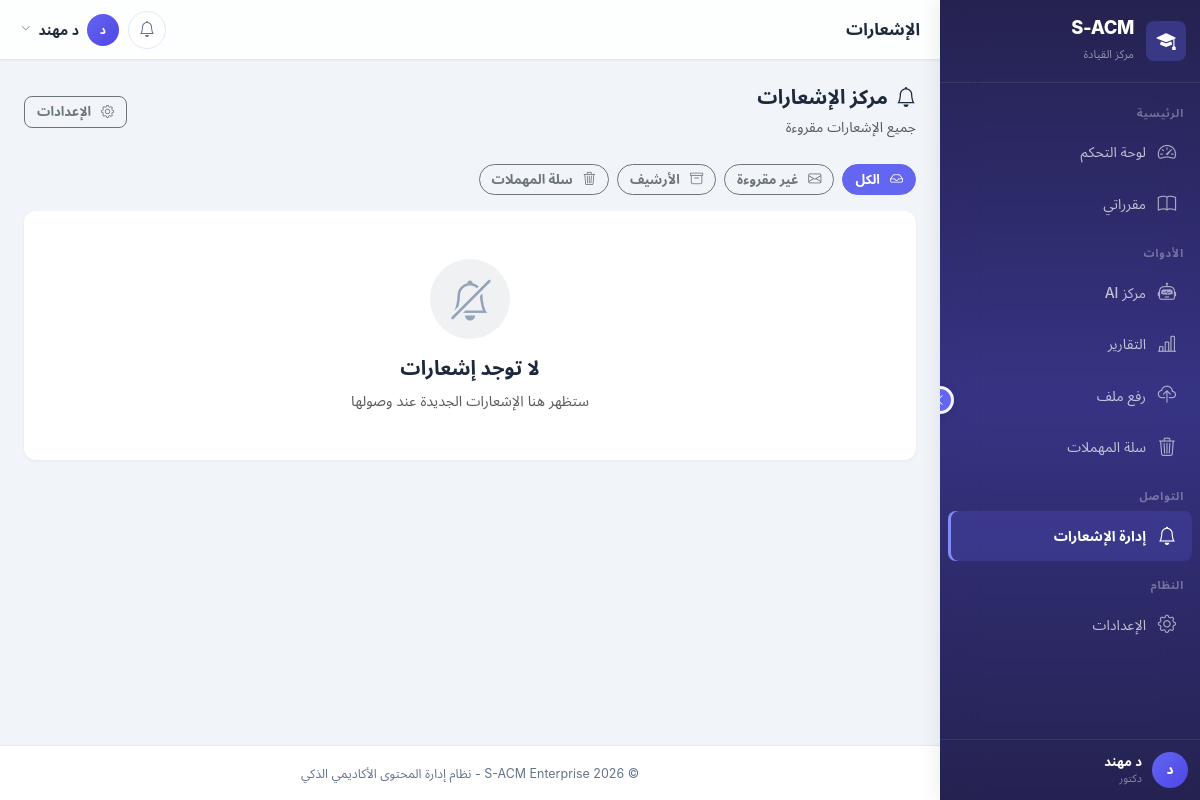
The page /notifications/ (signed in) on the database as committed earlier.
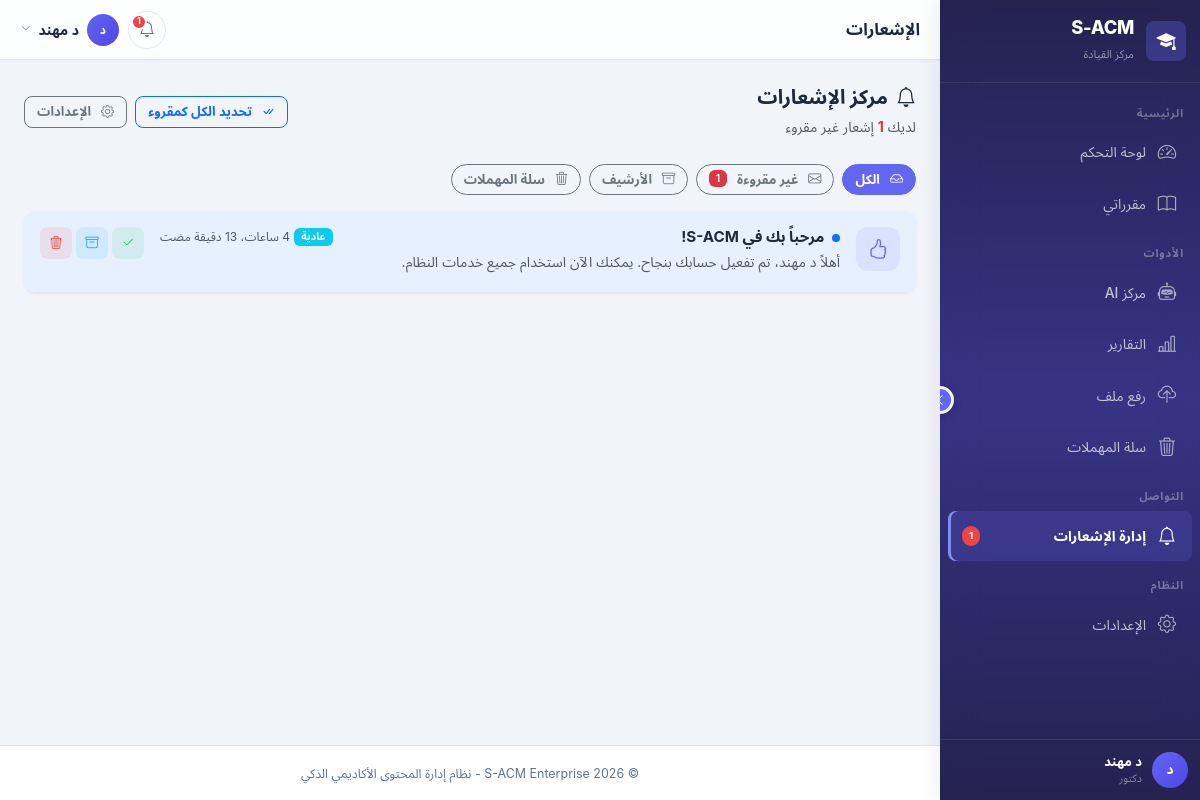
The same page on the database as committed later.
### apps/notifications/models.py (models this page shows, shortened)
class NotificationRecipient(models.Model):
    notification = models.ForeignKey(
        Notification,
        on_delete=models.CASCADE,
        related_name='recipients',
        verbose_name='الإشعار'
    )
    user = models.ForeignKey(
        settings.AUTH_USER_MODEL,
        on_delete=models.CASCADE,
        related_name='received_notifications',
        verbose_name='المستلم'
    )
    is_read = models.BooleanField(
        default=False,
        verbose_name='مقروء'
    )
    read_at = models.DateTimeField(
        null=True,
        blank=True,
        verbose_name='وقت القراءة'
    )
    is_deleted = models.BooleanField(
        default=False,
        verbose_name='محذوف',
        help_text='حذف ناعم - الإشعار لا يظهر لكنه موجود'
    )
    deleted_at = models.DateTimeField(
        null=True,
        blank=True,
        verbose_name='وقت الحذف'
    )
    is_archived = models.BooleanField(
        default=False,
        verbose_name='مؤرشف'
    )
    class Meta:
        db_table = 'notification_recipients'
        unique_together = ('notification', 'user')
        verbose_name = 'مستلم إشعار'
        verbose_name_plural = 'مستلمو الإشعارات'
        indexes = [
            models.Index(fields=['user', 'is_read', 'is_deleted'], name='idx_nr_user_read_del'),
            models.Index(fields=['user', 'is_deleted', 'is_archived'], name='idx_nr_user_del_arch'),
            models.Index(fields=['user', 'is_read'], name='idx_nr_user_read'),
        ]

class Notification(models.Model):
    NOTIFICATION_TYPES = [
        ('general', 'إشعار عام'),
        ('course', 'إشعار مقرر'),
        ('file_upload', 'رفع ملف جديد'),
        ('assignment', 'واجب'),
        ('exam', 'اختبار'),
        ('grade', 'درجة'),
        ('announcement', 'إعلان'),
        ('system', 'إشعار نظام'),
        ('welcome', 'ترحيب'),
    ]
    PRIORITY_CHOICES = [
        ('low', 'منخفضة'),
        ('normal', 'عادية'),
        ('high', 'عالية'),
        ('urgent', 'عاجلة'),
    ]
    PRIORITY_COLORS = {
        'low': 'secondary',
        'normal': 'info',
        'high': 'warning',
        'urgent': 'danger',
    }
    sender = models.ForeignKey(
        settings.AUTH_USER_MODEL,
        on_delete=models.SET_NULL,
        null=True,
        blank=True,
        related_name='sent_notifications',
        verbose_name='المرسل'
    )
    title = models.CharField(
        max_length=255,
        verbose_name='عنوان الإشعار'
    )
    body = models.TextField(
        verbose_name='محتوى الإشعار'
    )
    notification_type = models.CharField(
        max_length=20,
        choices=NOTIFICATION_TYPES,
        default='general',
        verbose_name='نوع الإشعار'
    )
    priority = models.CharField(
        max_length=10,
        choices=PRIORITY_CHOICES,
        default='normal',
        verbose_name='الأولوية'
    )
    content_type = models.ForeignKey(
        ContentType,
        on_delete=models.SET_NULL,
        null=True,
        blank=True,
        verbose_name='نوع الكائن المرتبط'
    )
    object_id = models.PositiveIntegerField(
        null=True,
        blank=True,
        verbose_name='معرف الكائن المرتبط'
    )
    related_object = GenericForeignKey('content_type', 'object_id')
    course = models.ForeignKey(
        'courses.Course',
        on_delete=models.CASCADE,
        null=True,
        blank=True,
        related_name='notifications',
        verbose_name='المقرر المرتبط'
    )
    created_at = models.DateTimeField(
        auto_now_add=True,
        verbose_name='تاريخ الإنشاء'
    )
    expires_at = models.DateTimeField(
        null=True,
        blank=True,
        verbose_name='تاريخ انتهاء الصلاحية'
    )
    is_active = models.BooleanField(
        default=True,
        verbose_name='نشط'
    )
    is_hidden_by_sender = models.BooleanField(
        default=False,
        verbose_name='مخفي من المرسل',
        help_text='المرسل أخفى الإشعار من قائمته المرسلة'
    )
    is_deleted_by_sender = models.BooleanField(
        default=False,
        verbose_name='محذوف من المرسل',
        help_text='المرسل نقل الإشعار إلى سلة المهملات'
    )
    sender_deleted_at = models.DateTimeField(
        null=True,
        blank=True,
        verbose_name='وقت حذف المرسل'
    )
    class Meta:
        db_table = 'notifications'
        verbose_name = 'إشعار'
        verbose_name_plural = 'الإشعارات'
        ordering = ['-created_at']
        indexes = [
            models.Index(fields=['notification_type', 'created_at'], name='idx_notif_type_date'),
            models.Index(fields=['course', 'created_at'], name='idx_notif_course_date'),
            models.Index(fields=['sender', 'created_at'], name='idx_notif_sender_date'),
            models.Index(fields=['content_type', 'object_id'], name='idx_notif_generic'),
            models.Index(fields=['is_active', 'created_at'], name='idx_notif_active_date'),
        ]
    @property
    def priority_color(self):
        return self.PRIORITY_COLORS.get(self.priority, 'info')

### apps/notifications/views/common.py (the view)
# urls.py: path('', views.NotificationListView.as_view(), name='list'),
class NotificationListView(LoginRequiredMixin, ListView):
    template_name = 'notifications/list.html'
    context_object_name = 'notifications'
    paginate_by = 20
    def get_queryset(self):
        filter_type = self.request.GET.get('filter', 'all')
        return NotificationService.get_user_notifications(
            self.request.user,
            filter_type=filter_type,
            include_read=True,
        )
    def get_context_data(self, **kwargs):
        context = super().get_context_data(**kwargs)
        context['unread_count'] = NotificationService.get_unread_count(self.request.user)
        context['active_filter'] = self.request.GET.get('filter', 'all')
        context['active_page'] = 'notifications'
        context['trash_count'] = NotificationRecipient.objects.filter(
            user=self.request.user, is_deleted=True
        ).count()
        return context

### apps/accounts/models.py (called while the page is built)
    def is_admin(self):
        return self.role and self.role.code == Role.ADMIN

    def is_instructor(self):
        return self.role and self.role.code == Role.INSTRUCTOR

    def is_student(self):
        return self.role and self.role.code == Role.STUDENT

### apps/core/context_processors.py (called while the page is built)
def site_settings(request):
    try:
        return {
            'SITE_NAME': 'S-ACM',
            'SITE_FULL_NAME': 'نظام إدارة المحتوى الأكاديمي الذكي',
            'SITE_VERSION': '1.0.0',
            'DEBUG': settings.DEBUG,
        }
    except Exception as e:
        logger.error(f"site_settings context processor error: {e}")
        return {'SITE_NAME': 'S-ACM', 'DEBUG': False}

def current_semester(request):
    try:
        from django.core.cache import cache
        from apps.accounts.models import Semester
        cache_key = 'current_semester_obj'
        semester = cache.get(cache_key)
        if semester is None:
            semester = Semester.objects.filter(is_current=True).first()
            cache.set(cache_key, semester, 300)
        return {'current_semester': semester}
    except Exception as e:
        logger.error(f"current_semester context processor error: {e}")
        return {'current_semester': None}

### templates/notifications/list.html (shortened to what the changed rows need)
{% extends 'layouts/dashboard_base.html' %}
{% load static %}
{% block dashboard_content %}
<div class="d-flex justify-content-between align-items-center mb-4">
    <div>
        <h5 class="mb-1 fw-bold"><i class="bi bi-bell me-2"></i>مركز الإشعارات</h5>
        {% if unread_count %}
        <small class="text-muted">لديك <span class="text-danger fw-bold">{{ unread_count }}</span> إشعار غير مقروء</small>
        {% else %}
        <small class="text-muted">جميع الإشعارات مقروءة</small>
        {% endif %}
    </div>
    <div class="d-flex gap-2">
        {% if unread_count > 0 %}
        <form method="post" action="{% url 'notifications:mark_all_read' %}">
            <button type="submit" class="btn btn-sm btn-outline-primary" style="border-radius:8px;">
                <i class="bi bi-check-all me-1"></i>تحديد الكل كمقروء
            </button>
        </form>
        {% endif %}
    </div>
</div>
<div class="d-flex gap-2 mb-3">
    <a href="?filter=unread" class="btn btn-sm {% if active_filter == 'unread' %}btn-primary{% else %}btn-outline-secondary{% endif %}" style="border-radius:20px;">
        <i class="bi bi-envelope me-1"></i>غير مقروءة
        {% if unread_count > 0 %}<span class="badge bg-danger ms-1">{{ unread_count }}</span>{% endif %}
    </a>
</div>
<div class="card" style="border:none; border-radius:var(--radius,12px); box-shadow:var(--shadow-sm,0 1px 3px rgba(0,0,0,0.06));">
    {% for nr in notifications %}
    <div class="d-flex align-items-start gap-3 p-3 {% if not nr.is_read %}bg-primary bg-opacity-10{% endif %}" style="border-bottom:1px solid var(--border-color,#e2e8f0);">
        <div class="flex-shrink-0">
            <div style="width:44px;height:44px;border-radius:12px;display:flex;align-items:center;justify-content:center;
                {% if nr.notification.notification_type == 'file_upload' %}background:rgba(99,102,241,0.1);color:#6366f1;
                {% elif nr.notification.notification_type == 'announcement' %}background:rgba(245,158,11,0.1);color:#f59e0b;
                {% elif nr.notification.notification_type == 'system' %}background:rgba(239,68,68,0.1);color:#ef4444;
                {% elif nr.notification.notification_type == 'course' %}background:rgba(14,165,233,0.1);color:#0ea5e9;
                {% elif nr.notification.notification_type == 'assignment' %}background:rgba(168,85,247,0.1);color:#a855f7;
                {% elif nr.notification.notification_type == 'exam' %}background:rgba(239,68,68,0.1);color:#ef4444;
                {% elif nr.notification.notification_type == 'grade' %}background:rgba(34,197,94,0.1);color:#22c55e;
                {% elif nr.notification.notification_type == 'welcome' %}background:rgba(99,102,241,0.1);color:#6366f1;
                {% else %}background:rgba(100,116,139,0.1);color:#64748b;{% endif %}">
                {% if nr.notification.notification_type == 'file_upload' %}<i class="bi bi-file-earmark-plus fs-5"></i>
                {% elif nr.notification.notification_type == 'announcement' %}<i class="bi bi-megaphone fs-5"></i>
                {% elif nr.notification.notification_type == 'system' %}<i class="bi bi-gear fs-5"></i>
                {% elif nr.notification.notification_type == 'course' %}<i class="bi bi-book fs-5"></i>
                {% elif nr.notification.notification_type == 'assignment' %}<i class="bi bi-journal-check fs-5"></i>
                {% elif nr.notification.notification_type == 'exam' %}<i class="bi bi-clipboard-data fs-5"></i>
                {% elif nr.notification.notification_type == 'grade' %}<i class="bi bi-award fs-5"></i>
                {% elif nr.notification.notification_type == 'welcome' %}<i class="bi bi-hand-thumbs-up fs-5"></i>
                {% else %}<i class="bi bi-bell fs-5"></i>{% endif %}
            </div>
        </div>
        <div class="flex-grow-1 min-w-0">
            <div class="d-flex justify-content-between align-items-start mb-1">
                <a href="{% url 'notifications:detail' nr.notification.pk %}" class="text-decoration-none text-dark">
                    <h6 class="mb-0 {% if not nr.is_read %}fw-bold{% else %}fw-semibold{% endif %}" style="font-size:0.95rem;">
                        {% if not nr.is_read %}<span class="d-inline-block rounded-circle bg-primary me-1" style="width:8px;height:8px;"></span>{% endif %}
                        {{ nr.notification.title }}
                    </h6>
                </a>
                <div class="d-flex align-items-center gap-1 flex-shrink-0 ms-2">
                    <span class="badge bg-{{ nr.notification.priority_color }}" style="font-size:0.65rem;border-radius:6px;">
                        {{ nr.notification.get_priority_display }}
                    </span>
                    <small class="text-muted" style="font-size:0.75rem;">{{ nr.notification.created_at|timesince }} مضت</small>
                </div>
            </div>
            <p class="mb-1 text-muted" style="font-size:0.875rem;line-height:1.5;">{{ nr.notification.body|truncatechars:150 }}</p>
        </div>
        <div class="flex-shrink-0 d-flex gap-1">
            {% if not nr.is_read %}
            <form method="post" action="{% url 'notifications:mark_read' nr.notification.pk %}">
                <button type="submit" class="btn btn-sm" style="width:32px;height:32px;border-radius:8px;padding:0;display:flex;align-items:center;justify-content:center;background:rgba(34,197,94,0.1);color:#22c55e;border:none;" title="تحديد كمقروء">
                    <i class="bi bi-check2"></i>
                </button>
            </form>
            {% endif %}
            <form method="post" action="{% url 'notifications:archive' nr.notification.pk %}">
                <button type="submit" class="btn btn-sm" style="width:32px;height:32px;border-radius:8px;padding:0;display:flex;align-items:center;justify-content:center;background:rgba(14,165,233,0.1);color:#0ea5e9;border:none;" title="أرشفة">
                    <i class="bi bi-archive"></i>
                </button>
            </form>
            <form method="post" action="{% url 'notifications:delete' nr.notification.pk %}">
                <button type="submit" class="btn btn-sm" style="width:32px;height:32px;border-radius:8px;padding:0;display:flex;align-items:center;justify-content:center;background:rgba(239,68,68,0.1);color:#ef4444;border:none;" title="حذف" onclick="return confirm('هل تريد نقل هذا الإشعار إلى سلة المهملات؟')">
                    <i class="bi bi-trash3"></i>
                </button>
            </form>
        </div>
    </div>
    {% empty %}
    <div class="text-center py-5">
        <div style="width:80px;height:80px;border-radius:50%;background:rgba(100,116,139,0.1);display:flex;align-items:center;justify-content:center;margin:0 auto 16px;">
            <i class="bi bi-bell-slash fs-1" style="color:#94a3b8;"></i>
        </div>
        <h5 class="fw-bold">لا توجد إشعارات</h5>
        <p class="text-muted mb-0" style="font-size:0.9rem;">ستظهر هنا الإشعارات الجديدة عند وصولها</p>
    </div>
    {% endfor %}
</div>
{% endblock %}

### templates/layouts/dashboard_base.html (shortened to what the changed rows need)
{% load static %}
<!DOCTYPE html>
<html lang="ar" dir="rtl">
<head>
    <link href="https://cdn.jsdelivr.net/npm/bootstrap@5.3.2/dist/css/bootstrap.rtl.min.css" rel="stylesheet">
    <link href="https://cdn.jsdelivr.net/npm/bootstrap-icons@1.11.3/font/bootstrap-icons.css" rel="stylesheet">
    <link href="{% static 'css/style.css' %}" rel="stylesheet">
    <link href="{% static 'css/mobile-app.css' %}" rel="stylesheet">
</head>
<body>
    <nav class="sidebar" id="sidebar" role="navigation" aria-label="القائمة الرئيسية">
        <div class="sidebar-nav" id="sidebarNav">
            {% block sidebar_nav %}
            {% if is_instructor %}
            <div class="nav-item">
                <a class="nav-link {% if active_page == 'notifications' %}active{% endif %}" href="{% url 'notifications:management' %}" title="إدارة الإشعارات">
                    <i class="bi bi-bell"></i>
                    <span class="link-text text-truncate">إدارة الإشعارات</span>
                    {% if unread_count %}<span class="sidebar-badge">{{ unread_count }}</span>{% endif %}
                </a>
            </div>
            {% endif %}
            {% endblock %}
        </div>
    </nav>
    <div class="main-wrapper" id="mainWrapper">
        <header class="top-navbar" id="topNavbar">
            <div class="nav-actions">
                <div class="dropdown">
                    <button class="btn-icon position-relative" data-bs-toggle="dropdown" aria-label="الإشعارات">
                        <i class="bi bi-bell"></i>
                        {% if unread_count and unread_count > 0 %}
                        <span class="notification-dot">{{ unread_count }}</span>
                        {% endif %}
                    </button>
                </div>
            </div>
        </header>
        <main class="page-content" id="pageContent">
            {% block dashboard_content %}{% endblock %}
        </main>
    </div>
</body>
</html>

Rows that differ between the two databases and show on the page:
now on this page (row edited): NotificationRecipient: is_read False (drawn), notification "مرحباً بك في S-ACM!", notification.priority "عادية", notification.created_at "4 ساعات، 13 دقيقة", notification.body "أهلاً د مهند، تم تفعيل حسابك بنجاح. يمكنك الآن استخدام جميع خدمات النظام."
Other text that changed with them:
{{ unread_count }}: (not shown) → "1"
text no longer shown: "جميع الإشعارات مقروءة لا توجد إشعارات ستظهر هنا الإشعارات الجديدة عند وصولها"
text now shown: "لديك إشعار غير مقروء تحديد الكل كمقروء"
